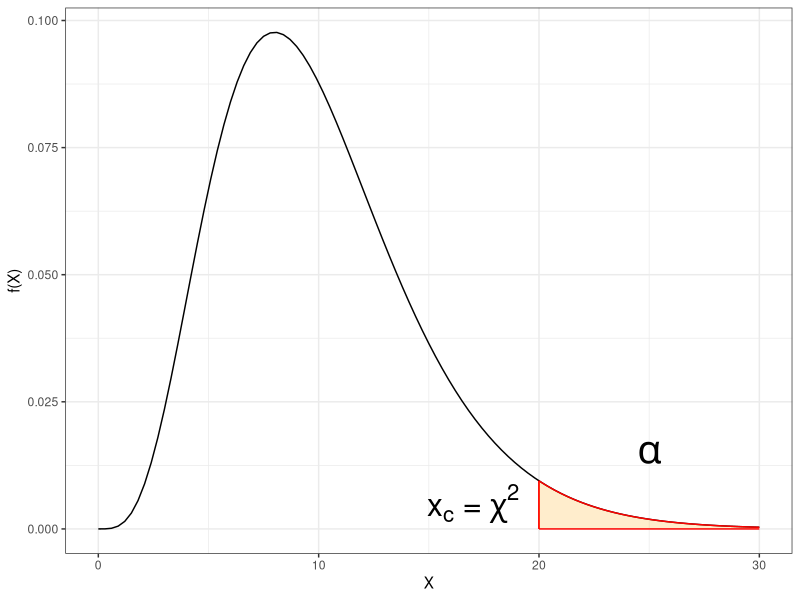

This chart was generated by the following R code:
## ---- chunk 1
options(htmltools.dir.version = FALSE)
knitr::opts_chunk$set(echo=TRUE, message = FALSE, warning = FALSE, comment = "#>", fig.align = "center")
options(dplyr.print_min = 5, dplyr.print_max = 5)
## ---- chunk 2
library(tidyverse)
ggplot(data.frame(x=c(0,30)), aes(x = x)) +
  stat_function(fun = dchisq,
                args = list(df=10)
                )+
  geom_segment(aes(x=20,y=0,xend=20,yend=dchisq(20,10)),color="red") +
  stat_function(fun = dchisq,
                args = list(df=10),
                xlim = c(20,30),
                color="red",
                geom = "area",
                alpha = .2,
                fill = "orange"
    
  ) + 
  labs(y="f(X)", x="X") +
  annotate(geom="text", x=25, y=0.015, 
           label=expression(alpha),size=10)+
  annotate(geom="text", x=17, y=0.005, 
           label=expression(paste(x[c]," = ",chi^2)),size=8)+
  theme_bw()
## ---- chunk 3
knitr::include_graphics("https://raw.githubusercontent.com/arpanosso/estatinfo/master/slides/img/chiSQ_01.png")
